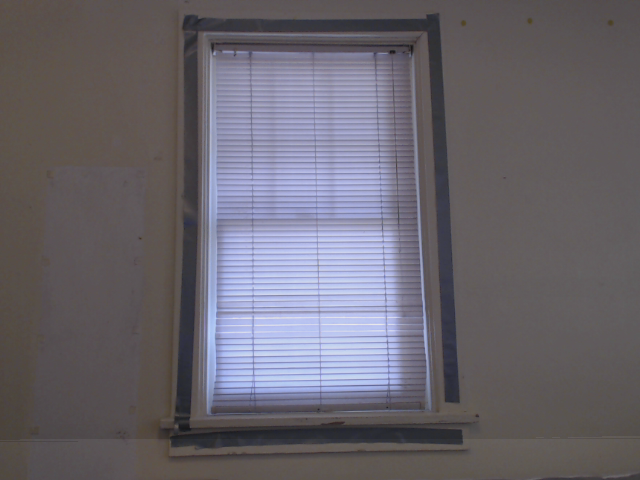
//> input picture boneCV/capture-blinds.png, 640 x 480 px
$ ./harris capture-blinds.png   (built with g++ and OpenCV 4)
//> lines starting //> are read from the running program, lines starting //| are printed output that depends on the picture
#include "opencv2/highgui/highgui.hpp"
#include "opencv2/imgproc/imgproc.hpp"
#include <iostream>
#include <stdio.h>
#include <stdlib.h>

using namespace cv;
using namespace std;

/// Global variables
Mat src, src_gray;
//int thresh = 200;
//int max_thresh = 255;
int thresh = 200;
int max_thresh = 255;

char* source_window = "Source image";
char* corners_window = "Corners detected";

/// Function header
void cornerHarris_demo( int, void* );

/** @function main */
int main( int argc, char** argv )
{
  /// Load source image and convert it to gray
  src = imread( argv[1], 1 );
//> src is the input picture: 480 rows x 640 cols, CV_8UC3; mean B, G, R 108.9, 100.9, 104.8
  cvtColor( src, src_gray, CV_BGR2GRAY );
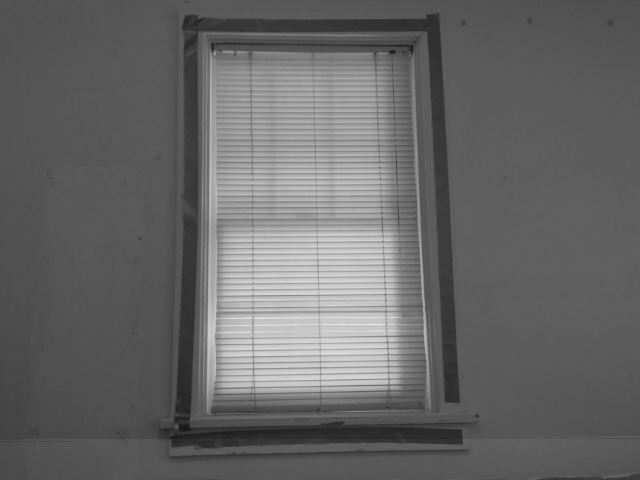
//> src_gray: 480 rows x 640 cols, CV_8UC1; min 21, max 233, mean 102.9

  /// Create a window and a trackbar
  //namedWindow( source_window, CV_WINDOW_AUTOSIZE );
  //createTrackbar( "Threshold: ", source_window, &thresh, max_thresh, cornerHarris_demo );
  //imshow( source_window, src );


  cornerHarris_demo( 0, 0 );

  //waitKey(0);
  return(0);
}

/** @function cornerHarris_demo */
void cornerHarris_demo( int, void* )
{

  Mat dst, dst_norm, dst_norm_scaled;
  dst = Mat::zeros( src.size(), CV_32FC1 );

  /// Detector parameters
  int blockSize = 2;
  int apertureSize = 3;
  double k = 0.04;

  /// Detecting corners
  cornerHarris( src_gray, dst, blockSize, apertureSize, k, BORDER_DEFAULT );
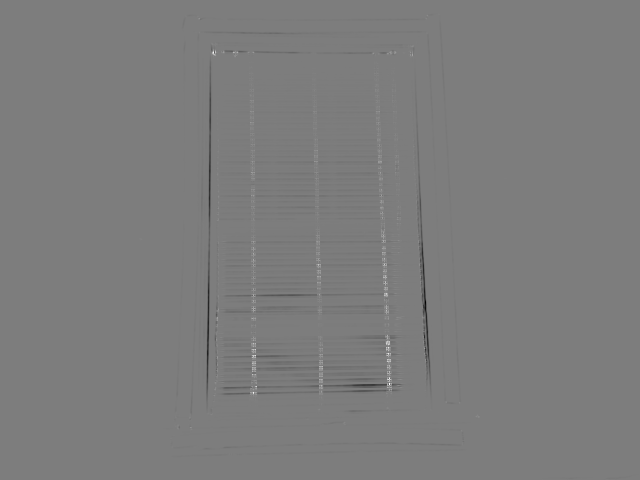
//> dst: 480 rows x 640 cols, CV_32FC1; min -0.000275, max 0.000285, mean -1.18e-06; drawn with min black and max white

  /// Normalizing
  normalize( dst, dst_norm, 0, 255, NORM_MINMAX, CV_32FC1, Mat() );
  convertScaleAbs( dst_norm, dst_norm_scaled );

  /// Drawing a circle around corners
  for( int j = 0; j < dst_norm.rows ; j++ )
     { for( int i = 0; i < dst_norm.cols; i++ )
          {
            if( (int) dst_norm.at<float>(j,i) > thresh )
              {
               circle( dst_norm_scaled, Point( i, j ), 5,  Scalar(0), 2, 8, 0 );
              }
          }
     }
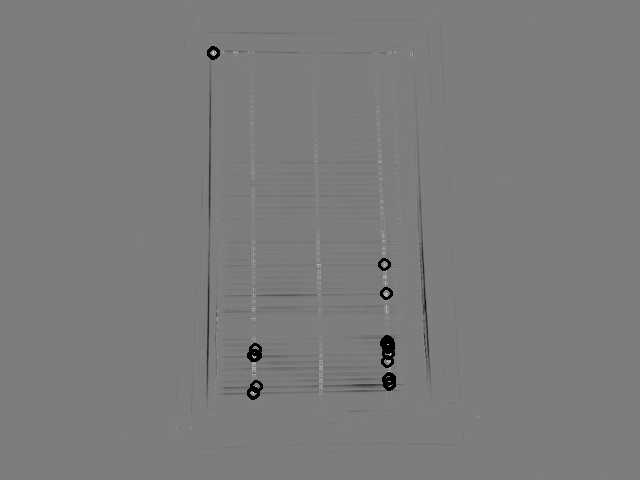
//> dst_norm_scaled: 480 rows x 640 cols, CV_8UC1; min 0, max 246, mean 124

  imwrite("corners.png", dst_norm_scaled);
  /// Showing the result
  //namedWindow( corners_window, CV_WINDOW_AUTOSIZE );
  //imshow( corners_window, dst_norm_scaled );
}
